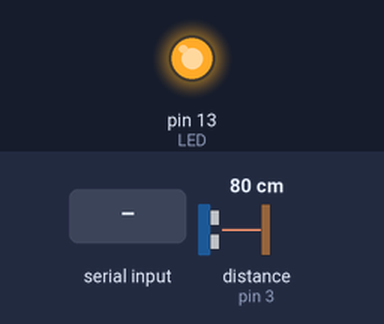
A sketch run on a simulated Arduino Uno, built with avr-gcc and run on an emulated ATmega328P. On the bench: output pins drawn as LEDs (lit = HIGH). Wiring (inferred from the names in the program): ultrasonic range finder: trigger pin 4; echo pin 3. The test bench sets the inputs (shaded band); at power-on: distance to the obstacle (sensor on pin 3) 80 cm. The echo pulse lasts 58.3 µs per cm; pins used as bus, display or sensor lines are not drawn; what the sketch prints to the serial monitor is not drawn.

Above: at 0.1 s.
At 1.2 s:
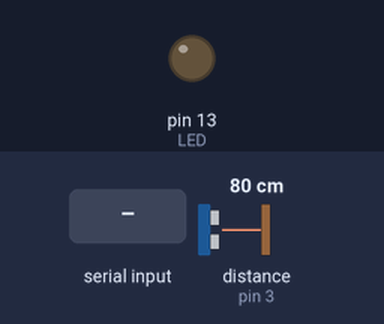
1.3 s: "z" received over Serial
Timing chart, 0 to 4.3 s (numbered marks = the images above; inputs shaded):
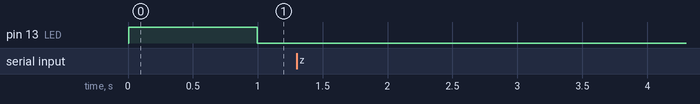

The sketch:

UltraSonic.ino
```cpp
///Sonar pin
#define TRIG_PIN   4
#define ECHO_PIN   3
#define BAUD_RATE  115200
#define READ_DELAY 990
#define LED 13

// CONVERSION CONSTANTS
#define MS_PER_CM  29.031
#define MS_PER_M   2903.1
#define MS_PER_IN  74.746

//print the distance when variance is more than 5 cm
#define THRESHOLD  3 * MS_PER_CM * 2

double tempMS, lastMS;

const int kMicroSec = 0, kCentiMeters = 1, kMeters = 2, kInches = 3;

void setup() {
  tempMS = 0;
  lastMS = 0;
  Serial.begin(BAUD_RATE);
  pinMode(TRIG_PIN, OUTPUT); // Switch signalpin to output
  pinMode(ECHO_PIN, INPUT); // Switch signalpin to input
  pinMode(LED, OUTPUT);   // SET LED pin to output.
  Serial.println("Entering to repeater mode, type 'z' to exit or 'r'to reset.");
}

/* Send low-high-low pulse to activate the trigger pulse of the sensor */
void triggerSignal() {
  digitalWrite(TRIG_PIN, LOW); // Send low pulse
  delayMicroseconds(2); // Wait for 2 microseconds
  digitalWrite(TRIG_PIN, HIGH); // Send high pulse
  delayMicroseconds(10); // Wait for 10 microseconds
  digitalWrite(TRIG_PIN, LOW); // Holdoff
}

double msToInches(double microseconds) {
  // According to Parallax's datasheet for the PING))), there are
  // 73.746 microseconds per inch (i.e. sound travels at 1130 feet per
  // second).  This gives the distance travelled by the ping, outbound
  // and return, so we divide by 2 to get the distance of the obstacle.
  // See: http://www.parallax.com/dl/docs/prod/acc/28015-PING-v1.3.pdf
  return microseconds /= (MS_PER_IN * 2);
}

double msToCm(double microseconds) {
  // The speed of sound is 340 m/s or 29.031 microseconds per centimeter.
  // The ping travels out and back, so to find the distance of the
  // object we take half of the distance travelled.
  return microseconds /= (MS_PER_CM * 2);
}

/* Derived convertions*/
double msToM(double microseconds) {
  return microseconds /= (MS_PER_M * 2);
}

double getSonarDistance(int type) {
  double  timecount = 0; // Echo counter
  triggerSignal();
  // waits to assigned pin to be HIGH, then counts microsecounds until pin was LOW
  timecount = pulseIn(ECHO_PIN, HIGH);
  switch (type) {
    case kMicroSec:   return timecount;
    case kCentiMeters:   return msToCm(timecount);
    case kMeters:        return msToM(timecount);
    case kInches:  return msToInches(timecount);
    default: return timecount;
  }
  return timecount;
}

void printDistances(double delayMs) {
  //  Serial.print("microseconds: ");
  //  Serial.println(delayMs);
  Serial.print("Centimeters: ");
  Serial.println(msToCm(delayMs));
  Serial.print("Inches: ");
  Serial.println(msToInches(delayMs));
  Serial.println();
}

void(* resetFunc) (void) = 0; //declare reset function at address 0

void processSerialInput() {
  if (Serial.available()) {
    String str = Serial.readString();
    boolean exit = str == "z";
    boolean reset = str == "r";
    Serial.println(str);  // Sends input back -- as ACK
    if (reset) {
      Serial.println("Reseting ...");
      resetFunc();
    }
    while (exit);
  }
}

void loop() {
  digitalWrite(LED, LOW);
  tempMS = getSonarDistance(kMicroSec); //get distance in ms
  double diff = abs(tempMS - lastMS);
  if ( diff > THRESHOLD ) {
    Serial.print("Difference: ");
    Serial.println(diff / MS_PER_CM / 2);
    printDistances(tempMS);
    lastMS = tempMS;
    digitalWrite(LED, HIGH);
  }
  processSerialInput();
  delay(READ_DELAY);
}
```

Measured:
- after the input at 1.3 s, every drawn part: stays the same
